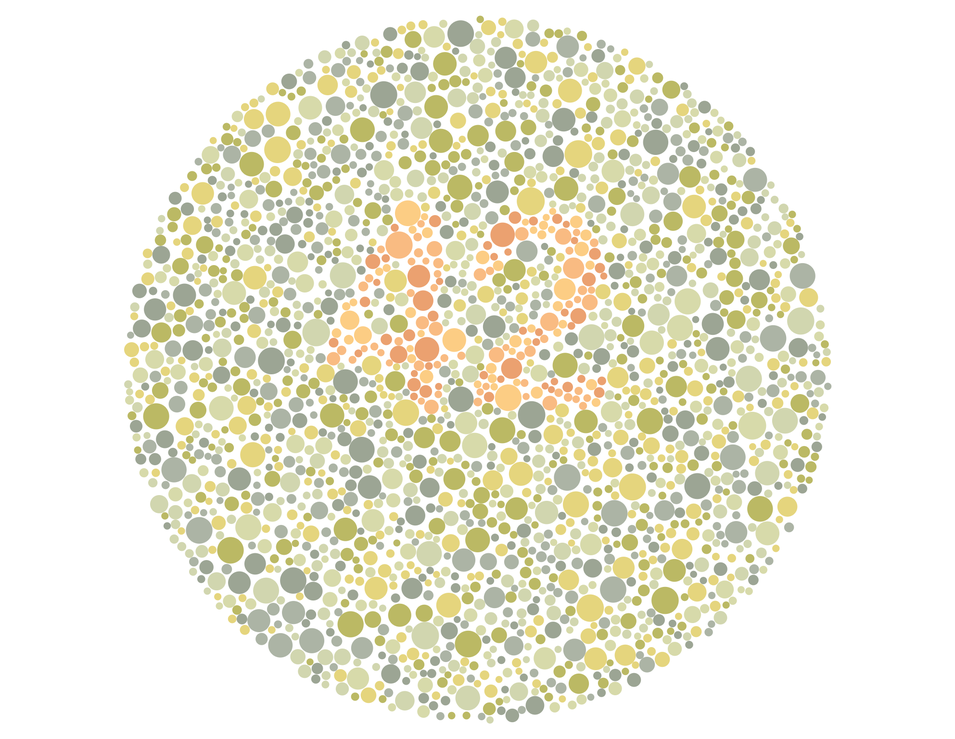
%> input picture Data Analysis/tp1/TP1/ishihara-0.png, 955 x 739 px, shrunk from 1985 x 1536 before the run
$ octave exercice_1.m   (GNU Octave 9; MATLAB toolbox functions it lacks are replaced by stand-ins)
%> lines starting %> are read from the running program, lines starting %| are printed output that depends on the picture
clear;
close all;
taille_ecran = get(0,'ScreenSize');
L = taille_ecran(3);
H = taille_ecran(4);
figure('Name','Separation des canaux RVB','Position',[0,0,0.67*L,0.67*H]);
figure('Name','Nuage de pixels dans le repere RVB','Position',[0.67*L,0,0.33*L,0.45*H]);

% Lecture et affichage d'une image RVB :
I = imread('ishihara-0.png');
%> I is the input picture: size 739x955x3 uint8; mean R, G, B 236, 234.8, 217.5
figure(1);				% Premiere fenetre d'affichage
subplot(2,2,1);				% La fenetre comporte 2 lignes et 2 colonnes
imagesc(I);
axis off;
axis equal;
title('Image RVB','FontSize',20);

% Decoupage de l'image en trois canaux et conversion en doubles :
R = double(I(:,:,1));
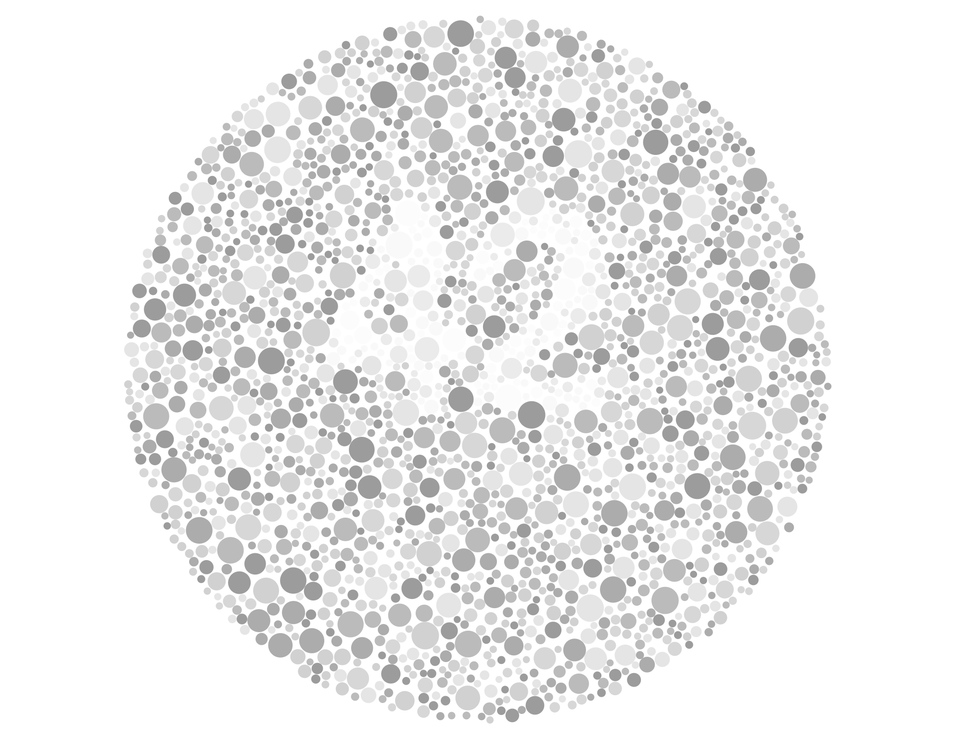
%> R: size 739x955 double; min 145, max 255, mean 236
V = double(I(:,:,2));
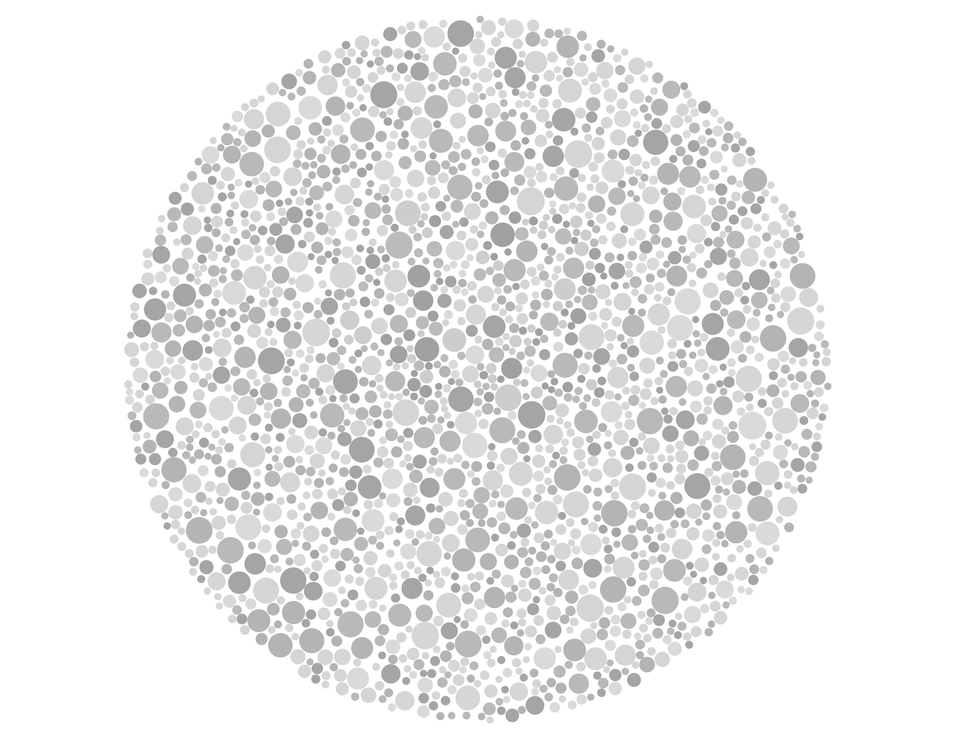
%> V: size 739x955 double; min 151, max 255, mean 234.8
B = double(I(:,:,3));
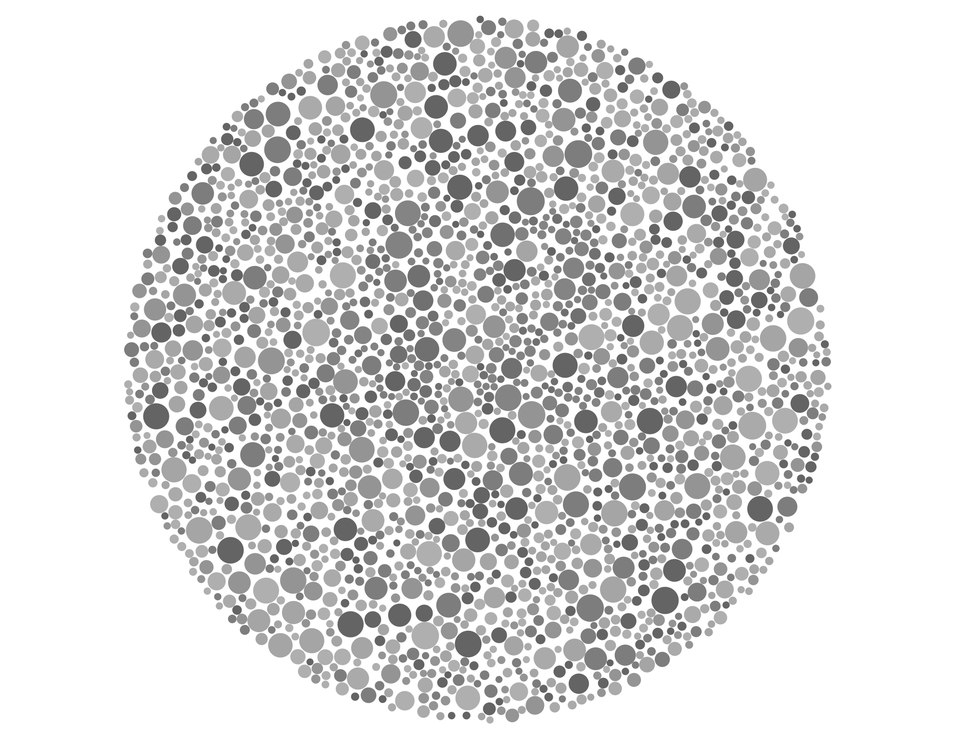
%> B: size 739x955 double; min 83, max 255, mean 217.5

% Affichage du canal R :
colormap gray;				% Pour afficher les images en niveaux de gris
subplot(2,2,2);
imagesc(R);
axis off;
axis equal;
title('Canal R','FontSize',20);

% Affichage du canal V :
subplot(2,2,3);
imagesc(V);
axis off;
axis equal;
title('Canal V','FontSize',20);

% Affichage du canal B :
subplot(2,2,4);
imagesc(B);
axis off;
axis equal;
title('Canal B','FontSize',20);

% Affichage du nuage de pixels dans le repere RVB :
figure(2);				% Deuxieme fenetre d'affichage
plot3(R,V,B,'b.');
axis equal;
xlabel('R');
ylabel('V');
zlabel('B');
rotate3d;
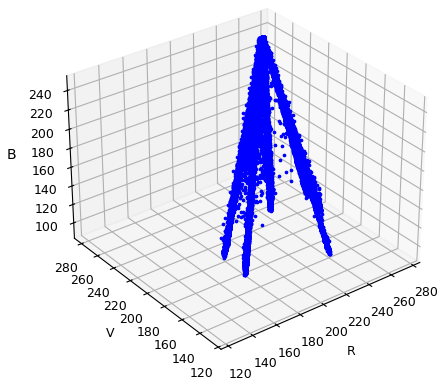
%> figure redrawn from the program's plot data

% Matrice des donnees :
X = [R(:), V(:), B(:)];			% Les trois canaux sont vectorises et concatenes

% Matrice de variance/covariance :
[n,~] = size (X);
%> n = 705745
Xc = X - ones(n, 1)*mean(X);
sigma = (Xc'*Xc)/n;
%> sigma = [911.4 843.5 1295.1; 843.5 883.6 1450.7; 1295.1 1450.7 2836.9]

% Coefficients de correlation lineaire :
r_RV = sigma(1, 2)/sqrt(sigma(1, 1)*sigma(2, 2));
%> r_RV = 0.94
r_RB = sigma(1, 3)/sqrt(sigma(1, 1)*sigma(3, 3));
%> r_RB = 0.805
r_VB = sigma(2, 3)/sqrt(sigma(2, 3)*sigma(3, 3));
%> r_VB = 0.715

% Proportions de contraste :
c_R = sigma(1, 1)/trace(sigma);
%> c_R = 0.197
c_V = sigma(2, 2)/trace(sigma);
%> c_V = 0.191
c_B = sigma(3, 3)/trace(sigma);
%> c_B = 0.612

$ run again, with Data Analysis/tp1/TP1/ishihara-46.png copied over Data Analysis/tp1/TP1/ishihara-0.png
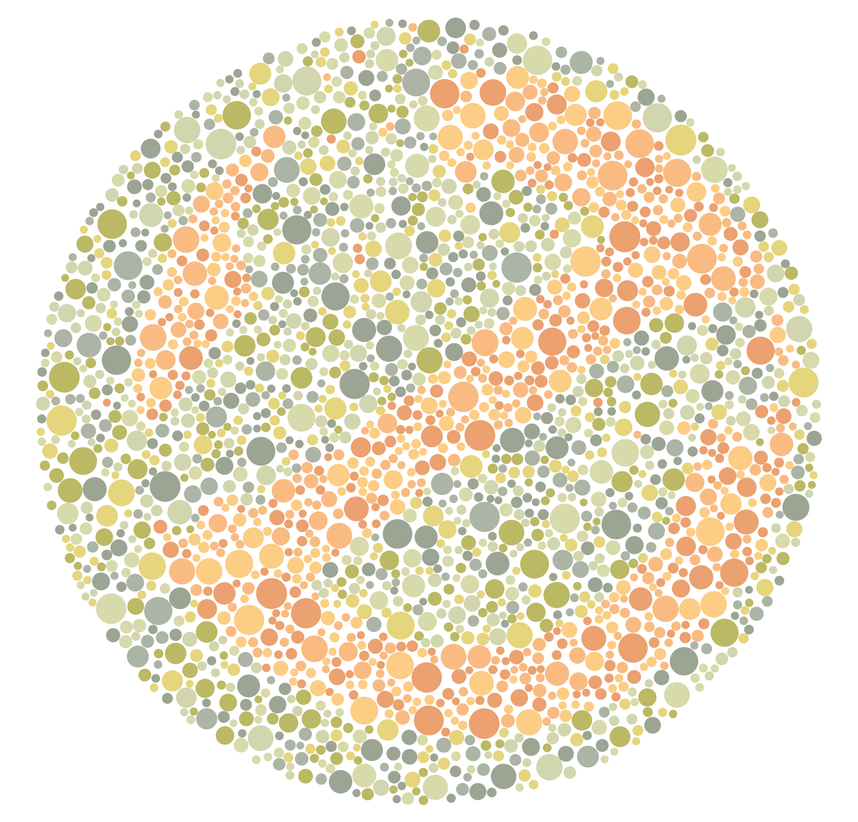
%> input picture Data Analysis/tp1/TP1/ishihara-46.png, 858 x 822 px, shrunk from 1604 x 1536 before the run
%> I is the input picture: size 822x858x3 uint8; mean R, G, B 236.6, 227.4, 204.9
%> `B = double(I(:,:,3));`:
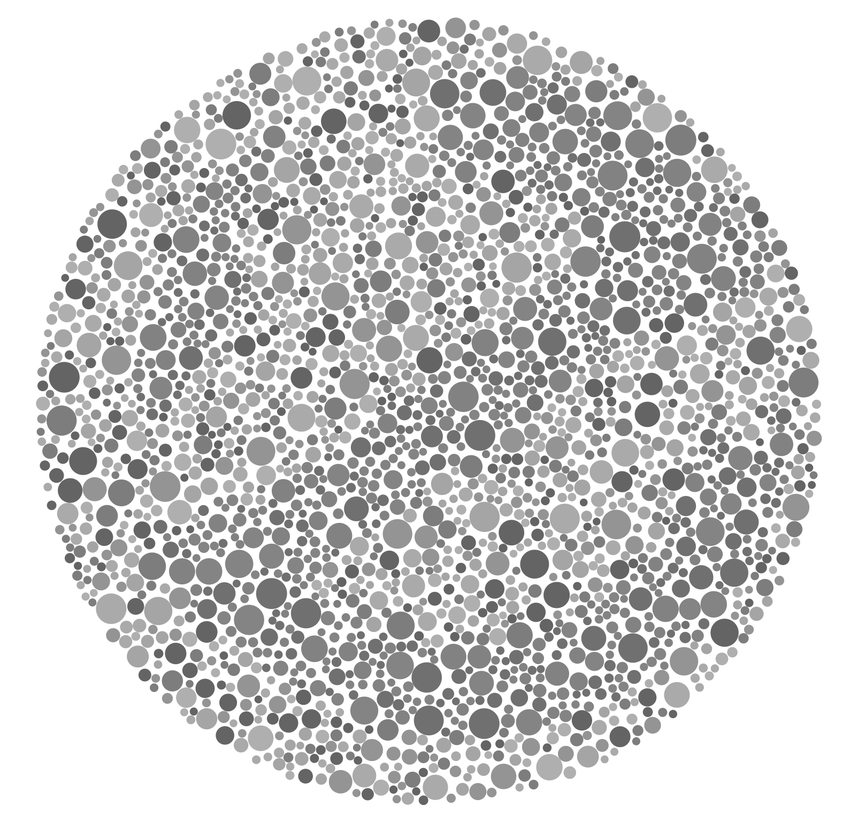
%> B: size 822x858 double; min 83, max 255, mean 204.9
%> `rotate3d;`:
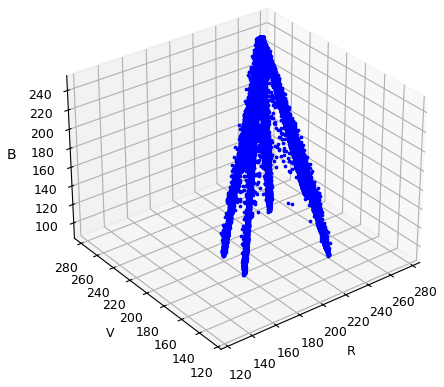
%> figure redrawn from the program's plot data
%> sigma = [850.1 721.7 1041.2; 721.7 1111 1788; 1041.2 1788 3332.1]
%> r_RV = 0.743
%> r_RB = 0.619
%> r_VB = 0.733
%> c_R = 0.161
%> c_V = 0.21
%> c_B = 0.63

$ run again, with Data Analysis/tp1/TP1/ishihara-47.png copied over Data Analysis/tp1/TP1/ishihara-0.png
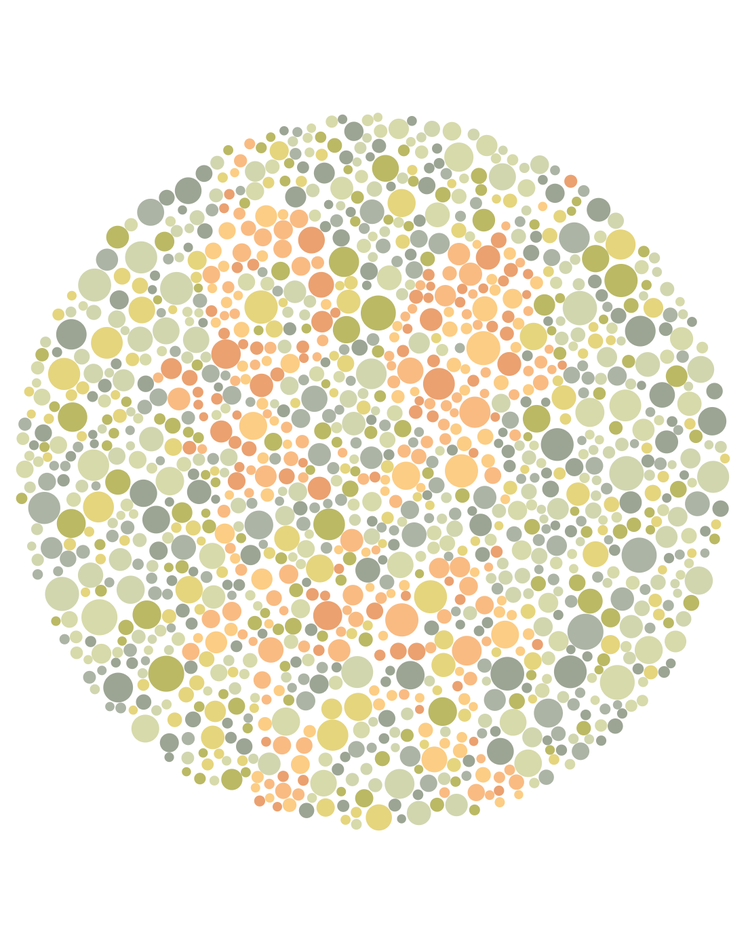
%> input picture Data Analysis/tp1/TP1/ishihara-47.png, 748 x 943 px, shrunk from 1103 x 1390 before the run
%> I is the input picture: size 943x748x3 uint8; mean R, G, B 238.6, 234.6, 217.8
%> `B = double(I(:,:,3));`:
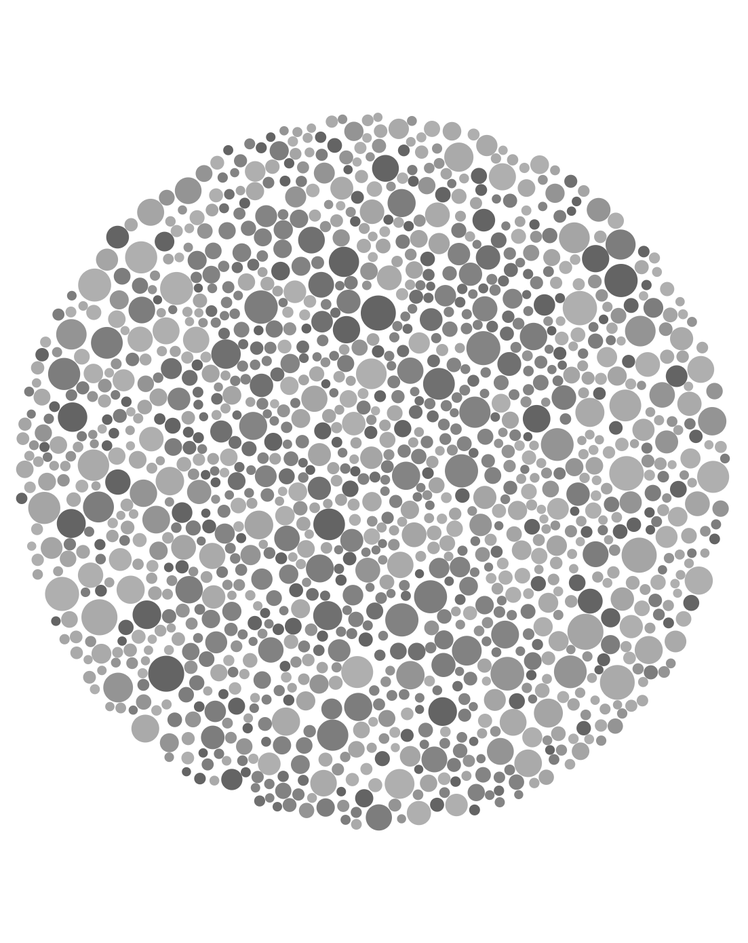
%> B: size 943x748 double; min 85, max 255, mean 217.8
%> `rotate3d;`:
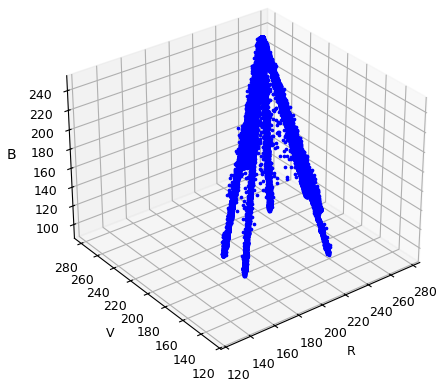
%> figure redrawn from the program's plot data
%> sigma = [797.3 715.7 1077.2; 715.7 900.9 1473.1; 1077.2 1473.1 2785.4]
%> r_RV = 0.844
%> r_RB = 0.723
%> r_VB = 0.727
%> c_R = 0.178
%> c_V = 0.201
%> c_B = 0.621

$ run again, with Data Analysis/tp1/TP1/ishihara-48.png copied over Data Analysis/tp1/TP1/ishihara-0.png
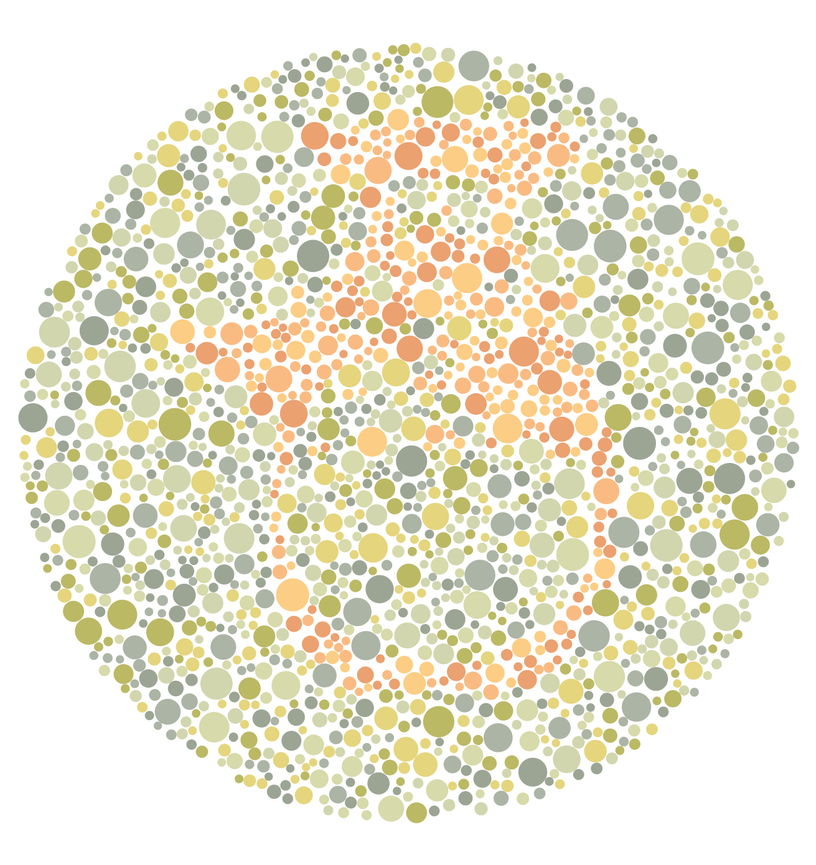
%> input picture Data Analysis/tp1/TP1/ishihara-48.png, 816 x 865 px, shrunk from 1311 x 1390 before the run
%> I is the input picture: size 865x816x3 uint8; mean R, G, B 234.6, 230.4, 209.9
%> `B = double(I(:,:,3));`:
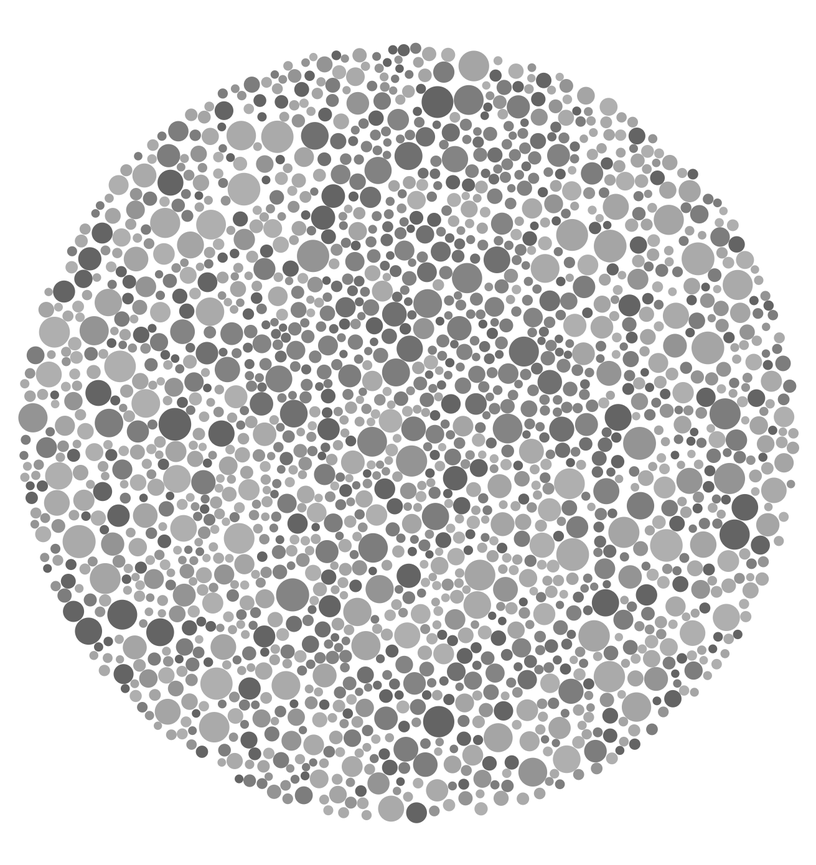
%> B: size 865x816 double; min 84, max 255, mean 209.9
%> `rotate3d;`:
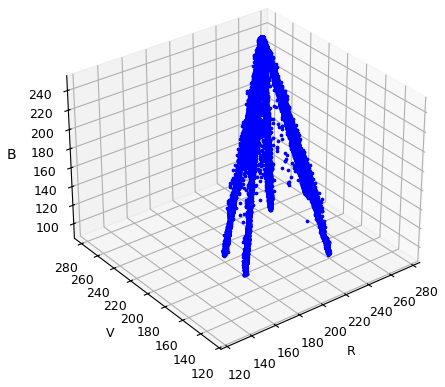
%> figure redrawn from the program's plot data
%> sigma = [913.5 810.2 1207.4; 810.2 985.7 1596.3; 1207.4 1596.3 3065]
%> r_RV = 0.854
%> r_RB = 0.722
%> c_R = 0.184
%> c_V = 0.199
%> c_B = 0.617
